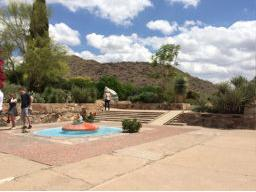
#> input picture images/scottsdale/1.jpg, 256 x 192 px; its folder holds 3 pictures in this run
$ python image_stitching.py
#> lines starting #> are read from the running program, lines starting #| are printed output that depends on the picture; after the words box and inside, x2 and y2 are one past the last pixel; in counts of white or black regions, pixels touching at a corner belong together
# 我将再次重申，这种方法是一种黑客（hack）行为。
# 我们将审查基本的图像处理操作，包括阈值，轮廓提取，形态学操作等，以获得我们想要的结果。
# 据我所知，OpenCV的Python绑定并没有为我们提供手动提取全景图的最大内部矩形区域所需的信息。

# 导入必要的packages
from imutils import paths
import numpy as np
import argparse
import imutils
import cv2

# 构建参数变异其和需要编译的参数
ap = argparse.ArgumentParser()
ap.add_argument("-i","--images",type=str, default='images/scottsdale',
            help="path to input diretory of images to stitch")
ap.add_argument("-o","--output",type=str, default='output2.png',
            help="path to the output image")
ap.add_argument("-c","--crop",type=int, default=1,
            help="whether to crop out largest rectangular region")
args = vars(ap.parse_args())

# 获取输入图片的地址并初始化我们的图片列表
print("[INFO] loading images...")
imagePaths = sorted(list(paths.list_images(args["images"])))
images = []

# 循环访问图片的所有路径，导入每张图片，并且把它们加入到我们的图片拼接liebiao
for imagePath in imagePaths:
    image = cv2.imread(imagePath)
#> image is the input picture: shape (192, 256, 3); mean B, G, R 140.5, 152.8, 162.8
    images.append(image)

# 初始化OpenCV的图片拼接对象并且在之后执行图片拼接
print("[INFO] stitching images...")
# stitcher = cv2.createStitcher() # 如果OpenCV为3.x版本
stitcher = cv2.Stitcher_create()  # 如果OpenCV为4.x版本
(status, stitched) = stitcher.stitch(images)
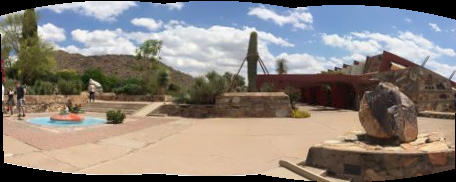
#> stitched: shape (182, 456, 3); mean of channels 0, 1, 2 124.3, 130.9, 138.8; drawn as B, G, R
#> status = 0

# 如果status是0，那么OpenCV成功执行了图像拼接
if status == 0:
    # 检查看看，我们是否应该从拼接后的图像中裁剪出最大的矩形区域
    if args["crop"] > 0:
        # 创建一个10个像素的边界，包围住拼接后的图片
        print("[INFO] cropping...")
        stitched = cv2.copyMakeBorder(stitched, 10, 10, 10, 10,
                    cv2.BORDER_CONSTANT, (0, 0, 0))
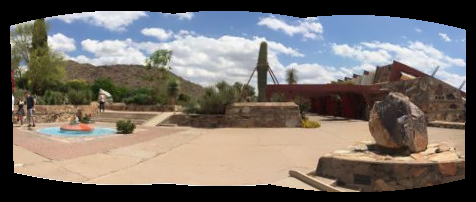
#> stitched: shape (202, 476, 3); mean of channels 0, 1, 2 107.3, 113, 119.8; drawn as B, G, R

        # 将拼接后的图片转化成灰度图并且用阈值限制它
        # 这样所有比0大的像素被设置成了255
        # （前景）而其他的物体保持为0（背景）
        gray = cv2.cvtColor(stitched, cv2.COLOR_BGR2GRAY)
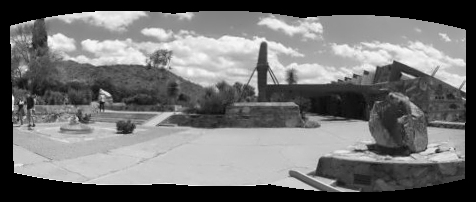
#> gray: shape (202, 476); min 0, max 252, mean 114.4
        thresh = cv2.threshold(gray, 0, 255, cv2.THRESH_BINARY)[1]
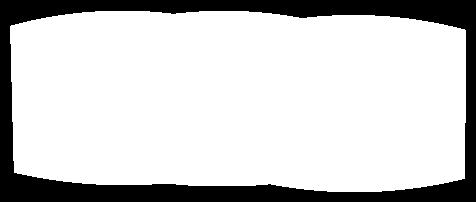
#> thresh: shape (202, 476); 80.3% white; 1 black region

        # 找到所有阈值图像中的外部轮廓，然后
        # 找到“最大的”的轮廓，这个轮廓将是拼接图像的轮廓/外接边
        cnts = cv2.findContours(thresh.copy(),cv2.RETR_EXTERNAL,
                cv2.CHAIN_APPROX_SIMPLE)
#> cnts = 1 contour; box (x1, y1, x2, y2) and area: (10, 11, 466, 192) 76638
        cnts = imutils.grab_contours(cnts)
        c = max(cnts, key=cv2.contourArea)
#> c = contour of 180 points, box (x1, y1, x2, y2) (10, 11, 466, 192), area 76638

        #为掩码分配空间
        # 该掩码将包含拼接图片区域的矩形边框
        mask = np.zeros(thresh.shape, dtype = "uint8")
        (x, y, w, h) = cv2.boundingRect(c)
#> x = 10; y = 11; w = 456; h = 181
        cv2.rectangle(mask, (x, y), (x + w, y + h), 255, -1)
#> mask: shape (202, 476); 86.5% white; 1 black region, box (x1, y1, x2, y2) and area: (0, 0, 476, 202) 12978

        # 创建两个mask的副本：一个作为我们的实际的最小矩形区域
        # 另一个作为一个计算工具，针对有多少像素需要被移除来构成
        # 最小的矩形区域
        minRect = mask.copy()
        sub = mask.copy()

        # 保持循环，直到没有非零的像素遗留在削减后的图片中
        while cv2.countNonZero(sub) > 0:
           # 侵蚀最小的矩形mask，之后从最小矩形mask中
           # 减去阈值图片，因此我们可以计算是否有非零像素遗留下来
           minRect = cv2.erode(minRect, None)
           sub = cv2.subtract(minRect, thresh)
#> this loop made 17 passes
#> pass 1, `sub = cv2.subtract(minRect, thresh)`:
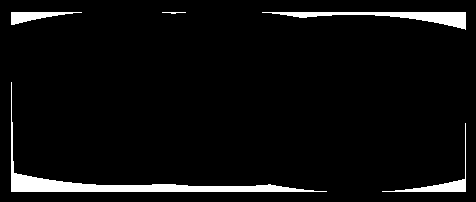
#> sub: shape (202, 476); 5% white; 5 white regions, box (x1, y1, x2, y2) and area: (11, 82, 327, 192) 2588, (262, 12, 466, 30) 1210, (382, 123, 466, 192) 533, (11, 12, 82, 25) 425, (162, 12, 186, 14) 29
#> after the loop:
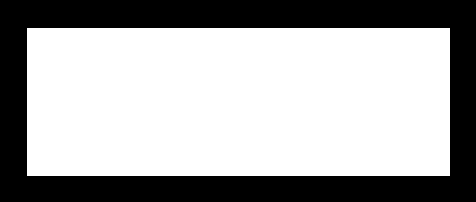
#> minRect: shape (202, 476); 65.1% white; 1 black region

        # 找到在最小矩形mask中的轮廓，然后提取边框（x,y）坐标点
        cnts = cv2.findContours(minRect.copy(), cv2.RETR_EXTERNAL,
            cv2.CHAIN_APPROX_SIMPLE)
#> cnts = 1 contour; box (x1, y1, x2, y2) and area: (27, 28, 450, 176) 62034
        cnts = imutils.grab_contours(cnts)
#> cnts = [[[27, 28], [27, 175], [449, 175], [449, 28]]]
        c = max(cnts, key=cv2.contourArea)
#> c = [[27, 28], [27, 175], [449, 175], [449, 28]]
        (x, y, w, h) = cv2.boundingRect(c)
#> x = 27; y = 28; w = 423; h = 148

        # 使用边框的坐标来提取我们的最终拼接的图片的结果
        stitched = stitched[y:y + h, x:x + w]
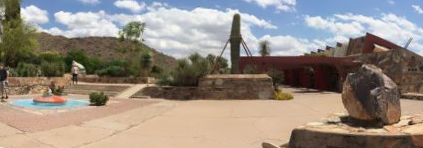
#> stitched: shape (148, 423, 3); mean of channels 0, 1, 2 129, 139, 149.4; drawn as B, G, R

        # 将拼接好的结果图片写入硬盘
        cv2.imwrite(args["output"], stitched)

        #展示输出的拼接图片的结果
        cv2.imshow("Stitched", stitched)
        cv2.waitKey(0)
#否则拼接失败，可能由于被检测到的关键点不足
else:
	print("[INFO] image stitching failed ({})".format(status))
